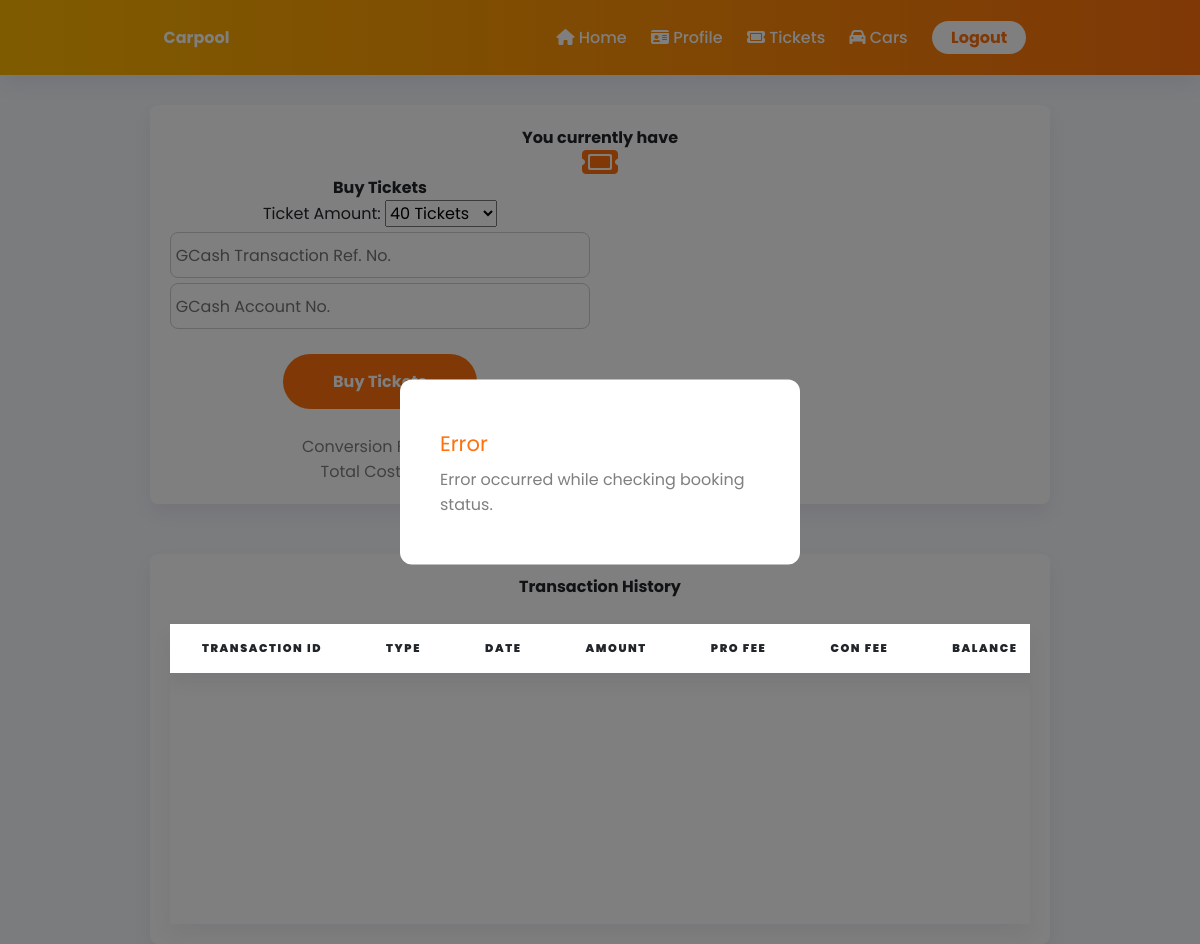
Page /tickets.php (signed in) on the earlier database version.
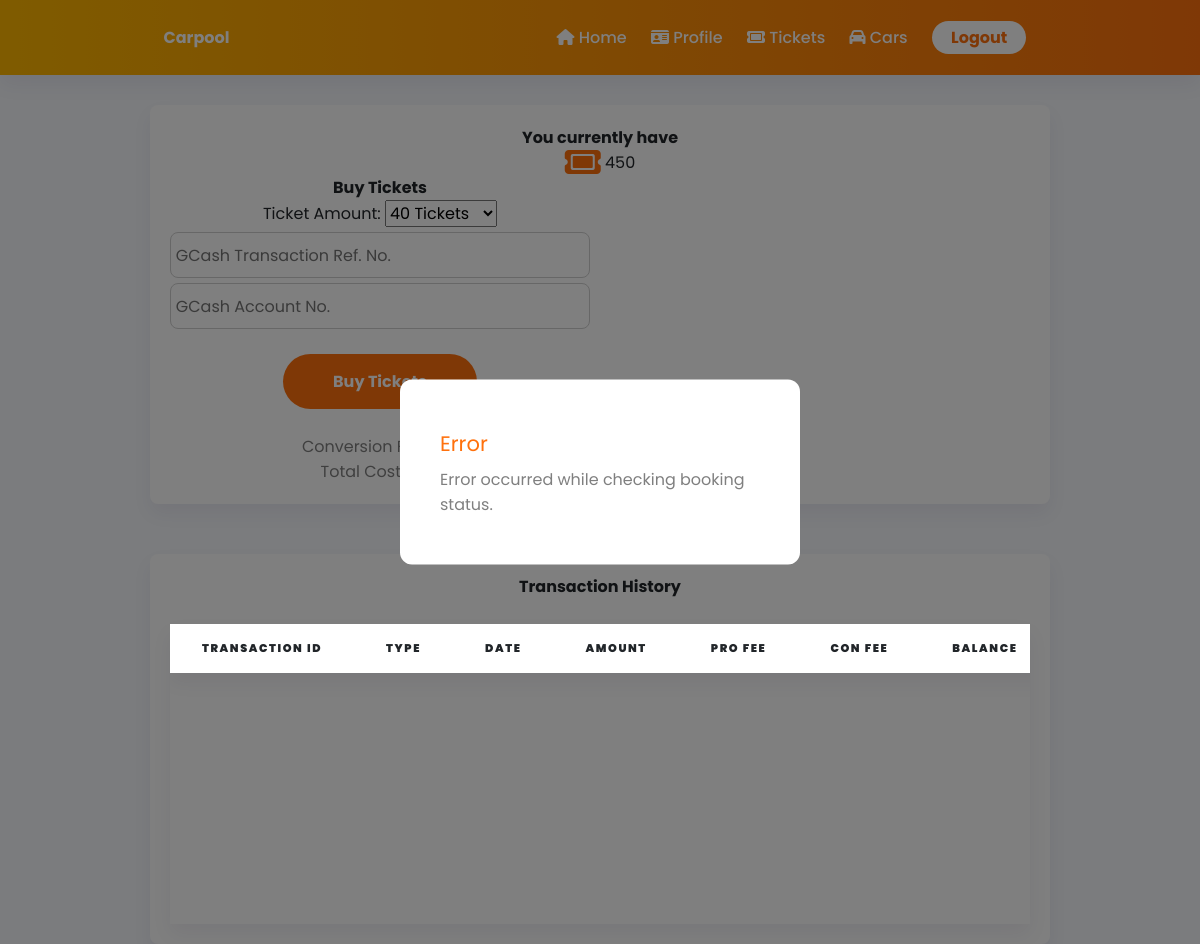
Same page on the later database version.
### tables this page shows
CREATE TABLE `users` (
  `uID` int(11) NOT NULL,
  `fname` varchar(50) DEFAULT NULL,
  `mname` varchar(50) DEFAULT NULL,
  `lname` varchar(50) DEFAULT NULL,
  `uPhone` char(13) DEFAULT NULL,
  `birthday` date NOT NULL,
  `street` varchar(50) NOT NULL,
  `brgy` varchar(50) NOT NULL,
  `city` varchar(50) NOT NULL,
  `prov` varchar(50) NOT NULL,
  `uEmail` varchar(255) DEFAULT NULL,
  `uPswd` varchar(255) DEFAULT NULL,
  `uType` varchar(50) DEFAULT NULL,
  `ticket_bal` int(11) NOT NULL,
  `lic_no` char(13) DEFAULT NULL,
  `applicant` tinyint(4) NOT NULL DEFAULT 0,
  `user_status` varchar(50) NOT NULL,
  `alert` tinyint(1) NOT NULL DEFAULT 0
);

### tickets.php (the view, shortened to what this page needs)
<!DOCTYPE html>
<html lang="en">
<head>
    <link rel="stylesheet" href="utilities.css">
    <link rel="stylesheet" href="style.css">
</head>
<body>
    <?php
        require 'dbcon.php';
        include 'header.php';
    ?>
    <div class="container" style="width: 100%">
        <h3>You currently have</h3>
        <i class="fa-solid fa-ticket fa-2xl" style="color: #ff710d;"></i>
        <?php
            $id = $_SESSION['uID'];
            $query = "SELECT ticket_bal FROM users WHERE uID=$id";
            $result = mysqli_query($con, $query);
            if($result){
                $row = mysqli_fetch_assoc($result);
                $bal = $row['ticket_bal'];
            }
            echo $bal;
        ?>
        <br>
        <div class="flex flex-main-spaceevenly flex-gap-20">
            <div style="width: 90%">
                <h3>Buy Tickets</h3>
                <form action="./script/buy-ticket.php" method="POST">
                    <label for="">Ticket Amount:</label>
                    <select name="ticket_amount" id="ticket_amount" required>
                        <option value="40">40 Tickets</option>
                    </select>
                    <input type="text" name="ref_no" id="" placeholder="GCash Transaction Ref. No." class="text-box" required>
                    <input type="tel" name="uPhone" id="" placeholder="GCash Account No." class="text-box" required>
                    <input type="submit" value="Buy Tickets" class="button" name="submit">
                    <br><br>
                    <p id="convertion_fee">Conversion Fee: ₱10</p>
                    <p id="peso_amount">Total Cost: ₱50</p>
                </form>
            </div>
            <div style="width: 90%">
            </div>
        </div>
    </div>
    <div class="container shadow" style="margin-top: 50px; height: fit-content;">
        <h3>Transaction History</h3>
        <br>
        <table class="table" style="width: 100%; height:  300px; display: block;
            overflow-x: auto;
            white-space: nowrap;">
            <thead>
                <th>Transaction ID</th>
                <th>Type</th>
                <th>Date</th>
                <th>Amount</th>
                <th>Pro Fee</th>
                <th>Con Fee</th>
                <th>Balance</th>
            </thead>
        </table>
    </div>
</body>
</html>

Differences in the rows shown:
now on this page (row edited): users: ticket_bal "450"
